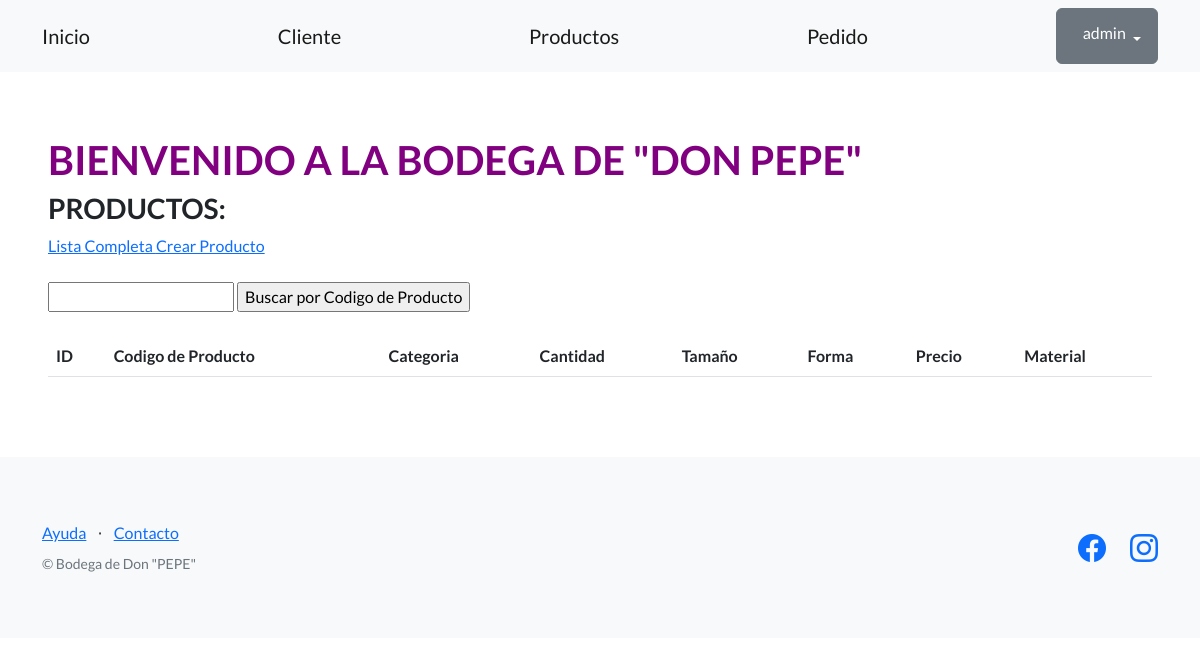
Before: /productos-ventas/producto/ (signed in) with the older database file.
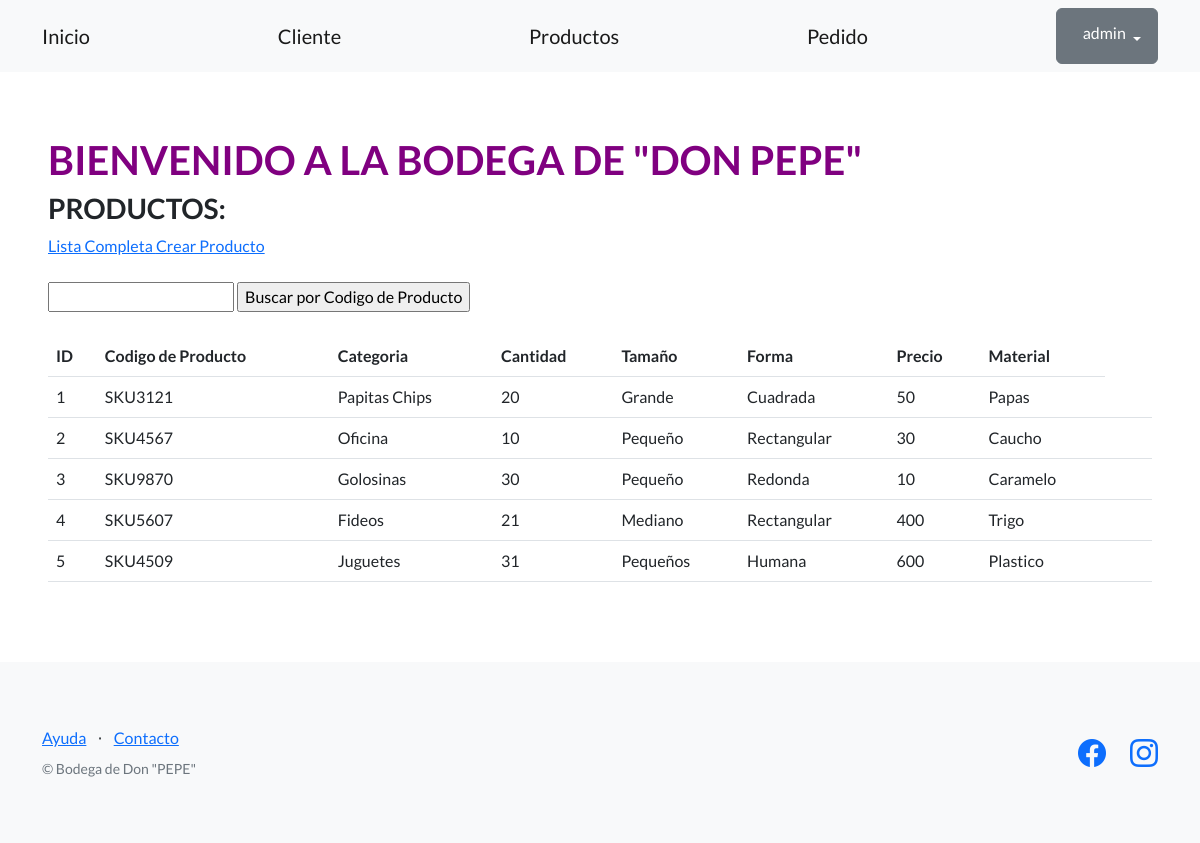
After: the same page with the newer database file.
### productos_ventas/models.py (models this page shows, shortened)
class Producto(models.Model):
    codigo_producto = models.CharField(max_length=256)
    categoria = models.CharField(max_length=256)
    cantidad = models.CharField(max_length=2)
    tamaño = models.CharField(max_length=256)
    forma = models.CharField(max_length=32,null=True)
    precio = models.CharField(max_length=32)
    material = models.CharField(max_length=256)
    creador = models.ForeignKey(User, on_delete=models.SET_NULL, null=True)

### productos_ventas/views.py (the view)
# urls.py: path("producto/",listar_producto, name="lista_producto"),
def listar_producto(request):
    contexto = {
        "producto": Producto.objects.all(),
    }
    http_response = render(
        request=request,
        template_name="productos_ventas/lista_producto.html",
        context=contexto,
    )
    return http_response

### productos_ventas/templates/productos_ventas/lista_producto.html (shortened to what this page needs)
{% extends "base.html" %}
{% block contenido %}
<h1 style="color:purple;">
  BIENVENIDO A LA BODEGA DE "DON PEPE"
</h1>
<h3>PRODUCTOS:</h3>
<a href="{% url 'lista_producto' %}">Lista Completa </a>
<a href="{% url 'crear_producto' %}">Crear Producto</a>
<br><br>
<form action="{% url 'buscar_producto' %}" method="post">
  <input type="text" name="busqueda">
  <input type="submit" value="Buscar por Codigo de Producto">
</form>
<br>
<table class="table">
  <tbody>
    <tr>
      <th>ID</th>
      <th>Codigo de Producto</th>
      <th>Categoria</th>
      <th>Cantidad</th>
      <th>Tamaño</th>
      <th>Forma</th>
      <th>Precio</th>
      <th>Material</th>
    </tr>
  </tbody>
  {% for elemento in producto %}
  <tr>
    <td>{{ elemento.id }}</td>
    <td>{{ elemento.codigo_producto }}</td>
    <td>{{ elemento.categoria }}</td>
    <td>{{ elemento.cantidad }}</td>
    <td>{{ elemento.tamaño }}</td>
    <td>{{ elemento.forma }}</td>
    <td>{{ elemento.precio }}</td>
    <td>{{ elemento.material }}</td>
    <td>
    </td>
    <td>
    </td>
  </tr>
  {% endfor %}
</table>
{% endblock contenido %}

Changed rows visible on the page:
added Producto: id "1", codigo_producto "SKU3121", categoria "Papitas Chips", cantidad "20", tamaño "Grande", forma "Cuadrada", precio "50", material "Papas"
added Producto: id "2", codigo_producto "SKU4567", categoria "Oficina", cantidad "10", tamaño "Pequeño", forma "Rectangular", precio "30", material "Caucho"
added Producto: id "3", codigo_producto "SKU9870", categoria "Golosinas", cantidad "30", tamaño "Pequeño", forma "Redonda", precio "10", material "Caramelo"
added Producto: id "4", codigo_producto "SKU5607", categoria "Fideos", cantidad "21", tamaño "Mediano", forma "Rectangular", precio "400", material "Trigo"
added Producto: id "5", codigo_producto "SKU4509", categoria "Juguetes", cantidad "31", tamaño "Pequeños", forma "Humana", precio "600", material "Plastico"
